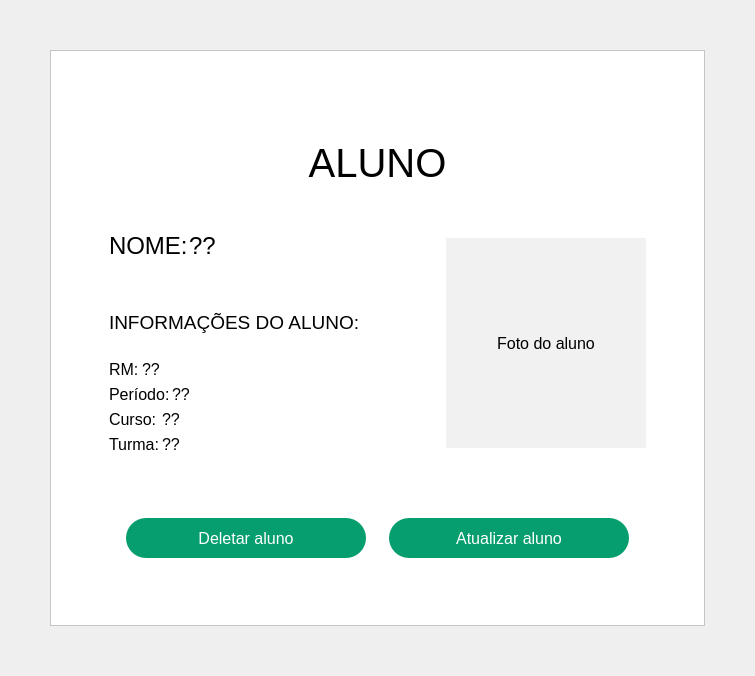
         <widget class="QWidget" name="pg_DadosAluno">
          <layout class="QGridLayout" name="gridLayout_18">
           <property name="leftMargin">
            <number>50</number>
           </property>
           <property name="topMargin">
            <number>50</number>
           </property>
           <property name="rightMargin">
            <number>50</number>
           </property>
           <property name="bottomMargin">
            <number>50</number>
           </property>
           <property name="spacing">
            <number>0</number>
           </property>
           <item row="0" column="0">
            <widget class="QFrame" name="frame_9">
             <property name="styleSheet">
              <string notr="true">background-color: rgb(255, 255, 255);</string>
             </property>
             <property name="frameShape">
              <enum>QFrame::StyledPanel</enum>
             </property>
             <property name="frameShadow">
              <enum>QFrame::Raised</enum>
             </property>
             <layout class="QGridLayout" name="gridLayout_19">
              <item row="0" column="0">
               <widget class="QWidget" name="widget_14" native="true">
                <layout class="QGridLayout" name="gridLayout_20">
                 <property name="leftMargin">
                  <number>40</number>
                 </property>
                 <property name="topMargin">
                  <number>80</number>
                 </property>
                 <property name="rightMargin">
                  <number>40</number>
                 </property>
                 <item row="0" column="0">
                  <widget class="QLabel" name="label_40">
                   <property name="maximumSize">
                    <size>
                     <width>16777215</width>
                     <height>50</height>
                    </size>
                   </property>
                   <property name="font">
                    <font>
                     <family>Arial</family>
                     <pointsize>30</pointsize>
                    </font>
                   </property>
                   <property name="text">
                    <string>ALUNO</string>
                   </property>
                   <property name="alignment">
                    <set>Qt::AlignCenter</set>
                   </property>
                  </widget>
                 </item>
                 <item row="3" column="0">
                  <widget class="QWidget" name="widget_18" native="true">
                   <property name="layoutDirection">
                    <enum>Qt::LeftToRight</enum>
                   </property>
                   <layout class="QHBoxLayout" name="horizontalLayout_28">
                    <item>
                     <widget class="QPushButton" name="btnDeletarAluno_PgAtualizar_2">
                      <property name="minimumSize">
                       <size>
                        <width>240</width>
                        <height>40</height>
                       </size>
                      </property>
                      <property name="maximumSize">
                       <size>
                        <width>240</width>
                        <height>16777215</height>
                       </size>
                      </property>
                      <property name="font">
                       <font>
                        <family>Arial</family>
                        <pointsize>12</pointsize>
                       </font>
                      </property>
                      <property name="styleSheet">
                       <string notr="true">QPushButton{
	background-color:#069E6E;
	color:#ffffff;
	border-radius:20px;
}

QPushButton:hover{
	background-color:#047b55;
}

QPushButton:pressed{
	background-color: rgb(2, 45, 29);
}

QPushButton:checked{
	background-color:  rgb(2, 45, 29);
}

</string>
                      </property>
                      <property name="text">
                       <string>Deletar aluno</string>
                      </property>
                      <property name="icon">
                       <iconset resource="../imagens/imagens_usadas.qrc">
                        <normaloff>:/imagens/imgBtnDeletar.png</normaloff>:/imagens/imgBtnDeletar.png</iconset>
                      </property>
                      <property name="iconSize">
                       <size>
                        <width>30</width>
                        <height>30</height>
                       </size>
                      </property>
                     </widget>
                    </item>
                    <item>
                     <widget class="QPushButton" name="btnAtualizarAluno_PgAtualizar_2">
                      <property name="minimumSize">
                       <size>
                        <width>240</width>
                        <height>40</height>
                       </size>
                      </property>
                      <property name="maximumSize">
                       <size>
                        <width>240</width>
                        <height>16777215</height>
                       </size>
                      </property>
                      <property name="font">
                       <font>
                        <family>Arial</family>
                        <pointsize>12</pointsize>
                       </font>
                      </property>
                      <property name="styleSheet">
                       <string notr="true">QPushButton{
	background-color:#069E6E;
	color:#ffffff;
	border-radius:20px;
}

QPushButton:hover{
	background-color:#047b55;
}

QPushButton:pressed{
	background-color: rgb(2, 45, 29);
}

QPushButton:checked{
	background-color:  rgb(2, 45, 29);
}

</string>
                      </property>
                      <property name="text">
                       <string>Atualizar aluno</string>
                      </property>
                      <property name="icon">
                       <iconset resource="../imagens/imagens_usadas.qrc">
                        <normaloff>:/imagens/imgBtnAtualizar.png</normaloff>:/imagens/imgBtnAtualizar.png</iconset>
                      </property>
                      <property name="iconSize">
                       <size>
                        <width>36</width>
                        <height>36</height>
                       </size>
                      </property>
                     </widget>
                    </item>
                   </layout>
                  </widget>
                 </item>
                 <item row="1" column="0">
                  <widget class="QWidget" name="widget_19" native="true">
                   <layout class="QHBoxLayout" name="horizontalLayout_27">
                    <property name="topMargin">
                     <number>40</number>
                    </property>
                    <item>
                     <layout class="QVBoxLayout" name="verticalLayout_21">
                      <item>
                       <layout class="QHBoxLayout" name="horizontalLayout_17">
                        <property name="spacing">
                         <number>0</number>
                        </property>
                        <property name="bottomMargin">
                         <number>45</number>
                        </property>
                        <item>
                         <widget class="QLabel" name="label_43">
                          <property name="maximumSize">
                           <size>
                            <width>80</width>
                            <height>16777215</height>
                           </size>
                          </property>
                          <property name="font">
                           <font>
                            <family>Arial</family>
                            <pointsize>18</pointsize>
                           </font>
                          </property>
                          <property name="text">
                           <string>NOME:</string>
                          </property>
                         </widget>
                        </item>
                        <item>
                         <widget class="QLabel" name="lbl_Nome_PgDadosAluno">
                          <property name="font">
                           <font>
                            <family>Arial</family>
                            <pointsize>18</pointsize>
                           </font>
                          </property>
                          <property name="text">
                           <string>??</string>
                          </property>
                         </widget>
                        </item>
                       </layout>
                      </item>
                      <item>
                       <widget class="QLabel" name="label_47">
                        <property name="font">
                         <font>
                          <family>Arial</family>
                          <pointsize>14</pointsize>
                         </font>
                        </property>
                        <property name="text">
                         <string>INFORMAÇÕES DO ALUNO:</string>
                        </property>
                       </widget>
                      </item>
                      <item>
                       <layout class="QHBoxLayout" name="horizontalLayout_18">
                        <property name="spacing">
                         <number>3</number>
                        </property>
                        <property name="topMargin">
                         <number>20</number>
                        </property>
                        <item>
                         <widget class="QLabel" name="label_44">
                          <property name="maximumSize">
                           <size>
                            <width>30</width>
                            <height>16777215</height>
                           </size>
                          </property>
                          <property name="font">
                           <font>
                            <family>Arial</family>
                            <pointsize>12</pointsize>
                           </font>
                          </property>
                          <property name="text">
                           <string>RM:</string>
                          </property>
                         </widget>
                        </item>
                        <item>
                         <widget class="QLabel" name="lbl_Rm_PgDadosAluno">
                          <property name="font">
                           <font>
                            <family>Arial</family>
                            <pointsize>12</pointsize>
                           </font>
                          </property>
                          <property name="text">
                           <string>??</string>
                          </property>
                         </widget>
                        </item>
                       </layout>
                      </item>
                      <item>
                       <layout class="QHBoxLayout" name="horizontalLayout_24">
                        <property name="spacing">
                         <number>3</number>
                        </property>
                        <item>
                         <widget class="QLabel" name="label_45">
                          <property name="maximumSize">
                           <size>
                            <width>60</width>
                            <height>16777215</height>
                           </size>
                          </property>
                          <property name="font">
                           <font>
                            <family>Arial</family>
                            <pointsize>12</pointsize>
                           </font>
                          </property>
                          <property name="text">
                           <string>Período:</string>
                          </property>
                         </widget>
                        </item>
                        <item>
                         <widget class="QLabel" name="lbl_Periodo_PgDadosAluno">
                          <property name="font">
                           <font>
                            <family>Arial</family>
                            <pointsize>12</pointsize>
                           </font>
                          </property>
                          <property name="text">
                           <string>??</string>
                          </property>
                         </widget>
                        </item>
                       </layout>
                      </item>
                      <item>
                       <layout class="QHBoxLayout" name="horizontalLayout_25">
                        <property name="spacing">
                         <number>3</number>
                        </property>
                        <item>
                         <widget class="QLabel" name="label_41">
                          <property name="maximumSize">
                           <size>
                            <width>50</width>
                            <height>16777215</height>
                           </size>
                          </property>
                          <property name="font">
                           <font>
                            <family>Arial</family>
                            <pointsize>12</pointsize>
                           </font>
                          </property>
                          <property name="text">
                           <string>Curso:</string>
                          </property>
                         </widget>
                        </item>
                        <item>
                         <widget class="QLabel" name="lbl_NomeCurso_PgDadosAluno">
                          <property name="font">
                           <font>
                            <family>Arial</family>
                            <pointsize>12</pointsize>
                           </font>
                          </property>
                          <property name="text">
                           <string>??</string>
                          </property>
                         </widget>
                        </item>
                       </layout>
                      </item>
                      <item>
                       <layout class="QHBoxLayout" name="horizontalLayout_26">
                        <property name="spacing">
                         <number>3</number>
                        </property>
                        <item>
                         <widget class="QLabel" name="label_42">
                          <property name="maximumSize">
                           <size>
                            <width>50</width>
                            <height>16777215</height>
                           </size>
                          </property>
                          <property name="font">
                           <font>
                            <family>Arial</family>
                            <pointsize>12</pointsize>
                           </font>
                          </property>
                          <property name="text">
                           <string>Turma:</string>
                          </property>
                         </widget>
                        </item>
                        <item>
                         <widget class="QLabel" name="lbl_Turma_PgDadosAluno">
                          <property name="font">
                           <font>
                            <family>Arial</family>
                            <pointsize>12</pointsize>
                           </font>
                          </property>
                          <property name="text">
                           <string>??</string>
                          </property>
                         </widget>
                        </item>
                       </layout>
                      </item>
                     </layout>
                    </item>
                    <item>
                     <spacer name="horizontalSpacer_28">
                      <property name="orientation">
                       <enum>Qt::Horizontal</enum>
                      </property>
                      <property name="sizeHint" stdset="0">
                       <size>
                        <width>40</width>
                        <height>20</height>
                       </size>
                      </property>
                     </spacer>
                    </item>
                    <item>
                     <spacer name="horizontalSpacer_27">
                      <property name="orientation">
                       <enum>Qt::Horizontal</enum>
                      </property>
                      <property name="sizeHint" stdset="0">
                       <size>
                        <width>40</width>
                        <height>20</height>
                       </size>
                      </property>
                     </spacer>
                    </item>
                    <item>
                     <widget class="QLabel" name="label_52">
                      <property name="minimumSize">
                       <size>
                        <width>200</width>
                        <height>210</height>
                       </size>
                      </property>
                      <property name="maximumSize">
                       <size>
                        <width>200</width>
                        <height>210</height>
                       </size>
                      </property>
                      <property name="font">
                       <font>
                        <family>Arial</family>
                        <pointsize>12</pointsize>
                       </font>
                      </property>
                      <property name="styleSheet">
                       <string notr="true">background-color: rgb(241, 241, 241);</string>
                      </property>
                      <property name="text">
                       <string>Foto do aluno</string>
                      </property>
                      <property name="alignment">
                       <set>Qt::AlignCenter</set>
                      </property>
                     </widget>
                    </item>
                   </layout>
                  </widget>
                 </item>
                 <item row="2" column="0">
                  <spacer name="verticalSpacer_28">
                   <property name="orientation">
                    <enum>Qt::Vertical</enum>
                   </property>
                   <property name="sizeHint" stdset="0">
                    <size>
                     <width>20</width>
                     <height>40</height>
                    </size>
                   </property>
                  </spacer>
                 </item>
                 <item row="4" column="0">
                  <spacer name="verticalSpacer_29">
                   <property name="orientation">
                    <enum>Qt::Vertical</enum>
                   </property>
                   <property name="sizeHint" stdset="0">
                    <size>
                     <width>20</width>
                     <height>40</height>
                    </size>
                   </property>
                  </spacer>
                 </item>
                </layout>
                <zorder>widget_18</zorder>
                <zorder>widget_19</zorder>
                <zorder>label_40</zorder>
                <zorder>verticalSpacer_28</zorder>
                <zorder>verticalSpacer_29</zorder>
               </widget>
              </item>
             </layout>
            </widget>
           </item>
          </layout>
         </widget>
